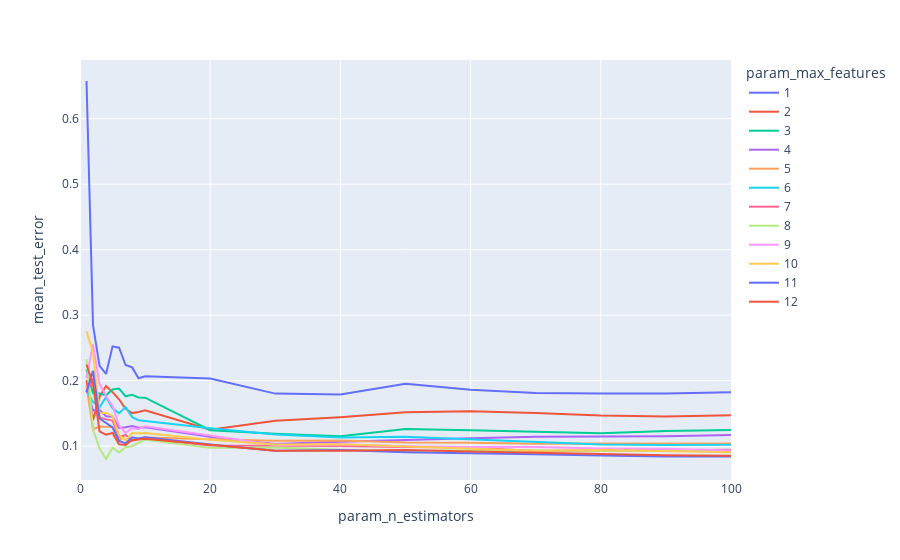

The notebook cell this image was saved under:
### Code cell
results["mean_test_error"] = 1 - results["mean_test_score"]
fig = px.line(
    results,
    x='param_n_estimators',y="mean_test_error", color='param_max_features')
fig.show()

### Figure 1 — Plotly figure (JSON) as saved in the notebook; plotly's stock layout.template omitted (floating-point values rounded to 4 significant figures)
{"data": [{"hovertemplate": "param_max_features=1<br>param_n_estimators=%{x}<br>mean_test_error=%{y}<extra></extra>", "legendgroup": "1", "line": {"color": "#636efa", "dash": "solid"}, "marker": {"symbol": "circle"}, "mode": "lines", "name": "1", "orientation": "v", "showlegend": true, "type": "scatter", "x": [0, 1, 2, 3, 4, 5, 6, 7, 8, 9, 10, 20, 30, 40, 50, 60, 70, 80, 90, 100], "xaxis": "x", "y": [null, 0.6576, 0.2847, 0.2224, 0.2101, 0.2523, 0.2502, 0.2237, 0.2201, 0.2035, 0.2066, 0.2032, 0.1801, 0.1789, 0.1952, 0.1861, 0.181, 0.1803, 0.1804, 0.1823], "yaxis": "y"}, {"hovertemplate": "param_max_features=2<br>param_n_estimators=%{x}<br>mean_test_error=%{y}<extra></extra>", "legendgroup": "2", "line": {"color": "#EF553B", "dash": "solid"}, "marker": {"symbol": "circle"}, "mode": "lines", "name": "2", "orientation": "v", "showlegend": true, "type": "scatter", "x": [0, 1, 2, 3, 4, 5, 6, 7, 8, 9, 10, 20, 30, 40, 50, 60, 70, 80, 90, 100], "xaxis": "x", "y": [null, 0.2006, 0.1396, 0.1753, 0.1918, 0.1824, 0.1715, 0.1569, 0.1504, 0.1521, 0.1548, 0.1251, 0.1387, 0.144, 0.1515, 0.153, 0.1506, 0.1467, 0.145, 0.1469], "yaxis": "y"}, {"hovertemplate": "param_max_features=3<br>param_n_estimators=%{x}<br>mean_test_error=%{y}<extra></extra>", "legendgroup": "3", "line": {"color": "#00cc96", "dash": "solid"}, "marker": {"symbol": "circle"}, "mode": "lines", "name": "3", "orientation": "v", "showlegend": true, "type": "scatter", "x": [0, 1, 2, 3, 4, 5, 6, 7, 8, 9, 10, 20, 30, 40, 50, 60, 70, 80, 90, 100], "xaxis": "x", "y": [null, 0.2169, 0.1806, 0.1803, 0.1775, 0.1864, 0.1878, 0.176, 0.1783, 0.1743, 0.1739, 0.1241, 0.1186, 0.1151, 0.1261, 0.124, 0.1221, 0.1194, 0.1228, 0.1247], "yaxis": "y"}, {"hovertemplate": "param_max_features=4<br>param_n_estimators=%{x}<br>mean_test_error=%{y}<extra></extra>", "legendgroup": "4", "line": {"color": "#ab63fa", "dash": "solid"}, "marker": {"symbol": "circle"}, "mode": "lines", "name": "4", "orientation": "v", "showlegend": true, "type": "scatter", "x": [0, 1, 2, 3, 4, 5, 6, 7, 8, 9, 10, 20, 30, 40, 50, 60, 70, 80, 90, 100], "xaxis": "x", "y": [null, 0.1869, 0.1544, 0.1553, 0.1455, 0.1447, 0.1277, 0.1286, 0.1305, 0.1278, 0.1287, 0.1141, 0.1031, 0.1065, 0.1095, 0.1118, 0.1142, 0.1143, 0.1148, 0.1169], "yaxis": "y"}, {"hovertemplate": "param_max_features=5<br>param_n_estimators=%{x}<br>mean_test_error=%{y}<extra></extra>", "legendgroup": "5", "line": {"color": "#FFA15A", "dash": "solid"}, "marker": {"symbol": "circle"}, "mode": "lines", "name": "5", "orientation": "v", "showlegend": true, "type": "scatter", "x": [0, 1, 2, 3, 4, 5, 6, 7, 8, 9, 10, 20, 30, 40, 50, 60, 70, 80, 90, 100], "xaxis": "x", "y": [null, 0.1923, 0.1256, 0.1298, 0.1298, 0.129, 0.1083, 0.1171, 0.1086, 0.1106, 0.1131, 0.1103, 0.108, 0.1083, 0.1053, 0.105, 0.1034, 0.1038, 0.1038, 0.1038], "yaxis": "y"}, {"hovertemplate": "param_max_features=6<br>param_n_estimators=%{x}<br>mean_test_error=%{y}<extra></extra>", "legendgroup": "6", "line": {"color": "#19d3f3", "dash": "solid"}, "marker": {"symbol": "circle"}, "mode": "lines", "name": "6", "orientation": "v", "showlegend": true, "type": "scatter", "x": [0, 1, 2, 3, 4, 5, 6, 7, 8, 9, 10, 20, 30, 40, 50, 60, 70, 80, 90, 100], "xaxis": "x", "y": [null, 0.1851, 0.1674, 0.1591, 0.1746, 0.1575, 0.1503, 0.1597, 0.1442, 0.1395, 0.1383, 0.127, 0.1175, 0.1132, 0.1142, 0.1101, 0.1056, 0.1025, 0.1016, 0.102], "yaxis": "y"}, {"hovertemplate": "param_max_features=7<br>param_n_estimators=%{x}<br>mean_test_error=%{y}<extra></extra>", "legendgroup": "7", "line": {"color": "#FF6692", "dash": "solid"}, "marker": {"symbol": "circle"}, "mode": "lines", "name": "7", "orientation": "v", "showlegend": true, "type": "scatter", "x": [0, 1, 2, 3, 4, 5, 6, 7, 8, 9, 10, 20, 30, 40, 50, 60, 70, 80, 90, 100], "xaxis": "x", "y": [null, 0.1819, 0.2032, 0.1438, 0.1407, 0.1388, 0.1138, 0.1172, 0.1079, 0.1113, 0.1115, 0.1007, 0.1009, 0.1001, 0.09861, 0.09763, 0.09251, 0.0933, 0.094, 0.09422], "yaxis": "y"}, {"hovertemplate": "param_max_features=8<br>param_n_estimators=%{x}<br>mean_test_error=%{y}<extra></extra>", "legendgroup": "8", "line": {"color": "#B6E880", "dash": "solid"}, "marker": {"symbol": "circle"}, "mode": "lines", "name": "8", "orientation": "v", "showlegend": true, "type": "scatter", "x": [0, 1, 2, 3, 4, 5, 6, 7, 8, 9, 10, 20, 30, 40, 50, 60, 70, 80, 90, 100], "xaxis": "x", "y": [null, 0.233, 0.1255, 0.09603, 0.08021, 0.09735, 0.09022, 0.09814, 0.09989, 0.1051, 0.1095, 0.09722, 0.0976, 0.09425, 0.09187, 0.09372, 0.09383, 0.093, 0.09271, 0.09192], "yaxis": "y"}, {"hovertemplate": "param_max_features=9<br>param_n_estimators=%{x}<br>mean_test_error=%{y}<extra></extra>", "legendgroup": "9", "line": {"color": "#FF97FF", "dash": "solid"}, "marker": {"symbol": "circle"}, "mode": "lines", "name": "9", "orientation": "v", "showlegend": true, "type": "scatter", "x": [0, 1, 2, 3, 4, 5, 6, 7, 8, 9, 10, 20, 30, 40, 50, 60, 70, 80, 90, 100], "xaxis": "x", "y": [null, 0.2037, 0.2553, 0.1947, 0.176, 0.1613, 0.1315, 0.1202, 0.1272, 0.1263, 0.1303, 0.1162, 0.1011, 0.1028, 0.09969, 0.09864, 0.0986, 0.09609, 0.09574, 0.09309], "yaxis": "y"}, {"hovertemplate": "param_max_features=10<br>param_n_estimators=%{x}<br>mean_test_error=%{y}<extra></extra>", "legendgroup": "10", "line": {"color": "#FECB52", "dash": "solid"}, "marker": {"symbol": "circle"}, "mode": "lines", "name": "10", "orientation": "v", "showlegend": true, "type": "scatter", "x": [0, 1, 2, 3, 4, 5, 6, 7, 8, 9, 10, 20, 30, 40, 50, 60, 70, 80, 90, 100], "xaxis": "x", "y": [null, 0.2754, 0.2432, 0.1502, 0.1509, 0.1455, 0.1163, 0.1085, 0.1198, 0.1194, 0.1198, 0.1097, 0.1024, 0.1028, 0.09959, 0.09592, 0.09275, 0.09378, 0.09207, 0.09041], "yaxis": "y"}, {"hovertemplate": "param_max_features=11<br>param_n_estimators=%{x}<br>mean_test_error=%{y}<extra></extra>", "legendgroup": "11", "line": {"color": "#636efa", "dash": "solid"}, "marker": {"symbol": "circle"}, "mode": "lines", "name": "11", "orientation": "v", "showlegend": true, "type": "scatter", "x": [0, 1, 2, 3, 4, 5, 6, 7, 8, 9, 10, 20, 30, 40, 50, 60, 70, 80, 90, 100], "xaxis": "x", "y": [null, 0.1824, 0.215, 0.1421, 0.1353, 0.1285, 0.1077, 0.1041, 0.1133, 0.1114, 0.1136, 0.1023, 0.09282, 0.09389, 0.09052, 0.08925, 0.08765, 0.08542, 0.08404, 0.08418], "yaxis": "y"}, {"hovertemplate": "param_max_features=12<br>param_n_estimators=%{x}<br>mean_test_error=%{y}<extra></extra>", "legendgroup": "12", "line": {"color": "#EF553B", "dash": "solid"}, "marker": {"symbol": "circle"}, "mode": "lines", "name": "12", "orientation": "v", "showlegend": true, "type": "scatter", "x": [0, 1, 2, 3, 4, 5, 6, 7, 8, 9, 10, 20, 30, 40, 50, 60, 70, 80, 90, 100], "xaxis": "x", "y": [null, 0.2246, 0.1948, 0.1224, 0.1175, 0.12, 0.1028, 0.1017, 0.1092, 0.11, 0.111, 0.102, 0.09282, 0.09277, 0.09415, 0.0918, 0.08985, 0.0879, 0.08604, 0.08526], "yaxis": "y"}], "layout": {"legend": {"title": {"text": "param_max_features"}, "tracegroupgap": 0}, "margin": {"t": 60}, "xaxis": {"anchor": "y", "domain": [0, 1], "title": {"text": "param_n_estimators"}}, "yaxis": {"anchor": "x", "domain": [0, 1], "title": {"text": "mean_test_error"}}}}
